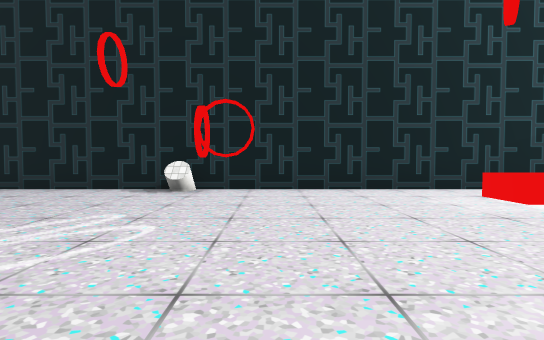
[1] (above)

21 first-person views from a walk through a scene from a Unity 3-D project. The camera is 1.3 m above the floor, tilts 2° down and sees 80° across. Doors are open. The floor is counted in squares, 2 m on a side. Each view is taken from the middle of a square. On the plan, view 1 faces up. The plan holds only what a view shows up to about 10 squares ahead; the rest is blank. The place goes on beyond the plan. The player is left out. Some surface patterns are stand-ins.

[2]
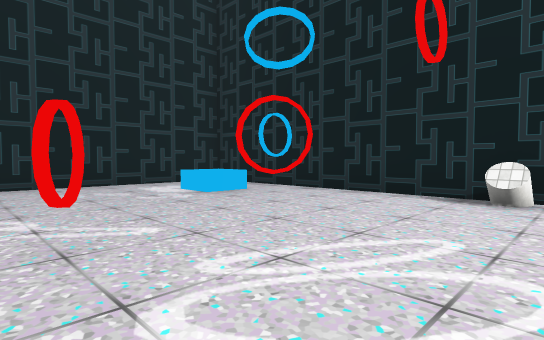

[3]
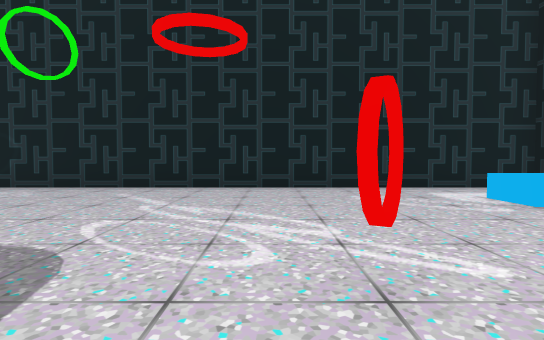

[4]
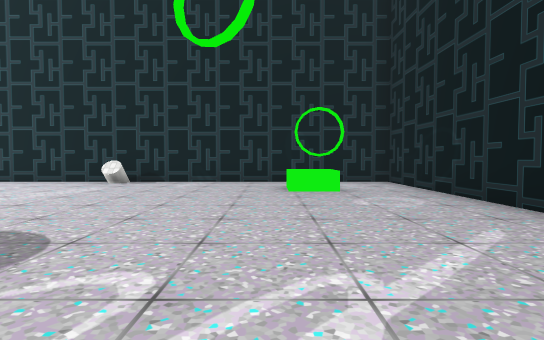

[5]
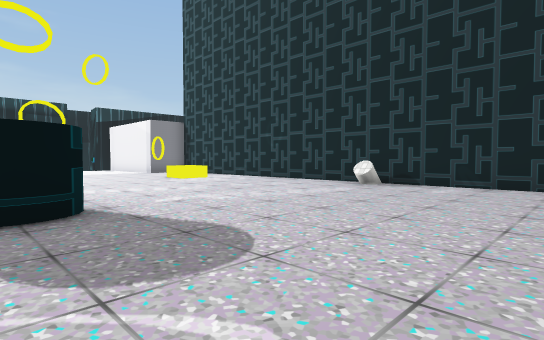

[6]
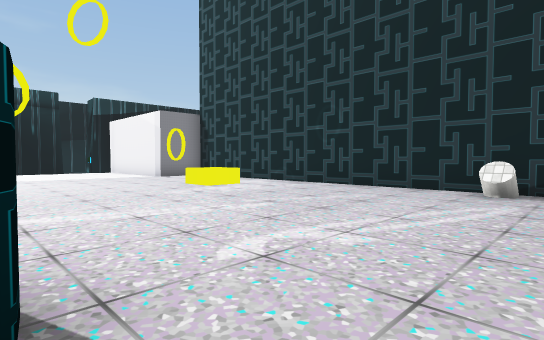

[7]
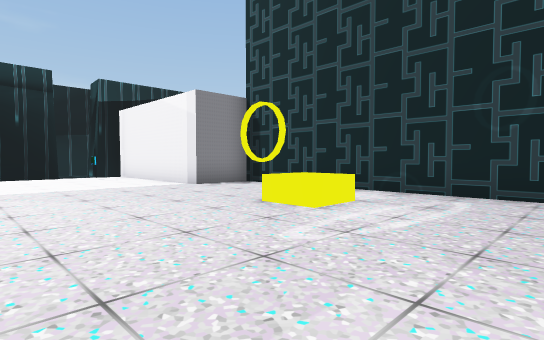

[8]
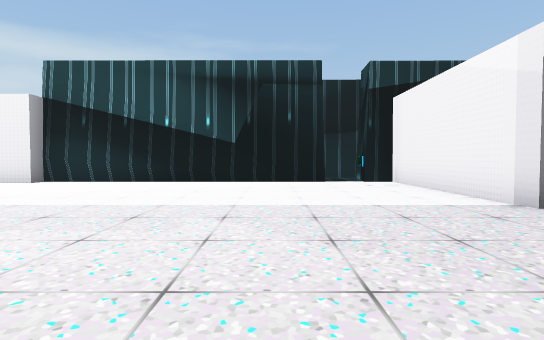

[9]
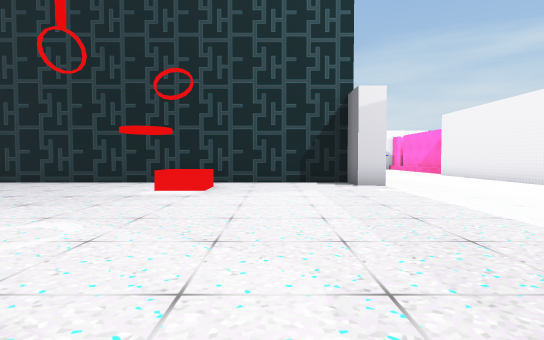

[10]
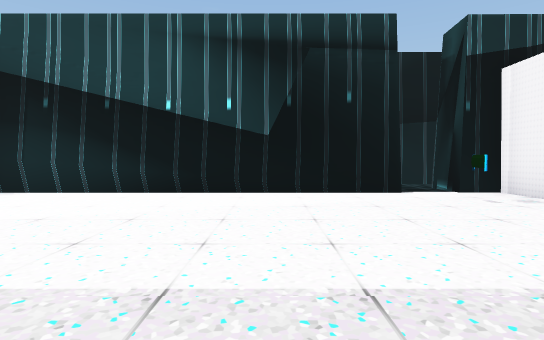

[11]
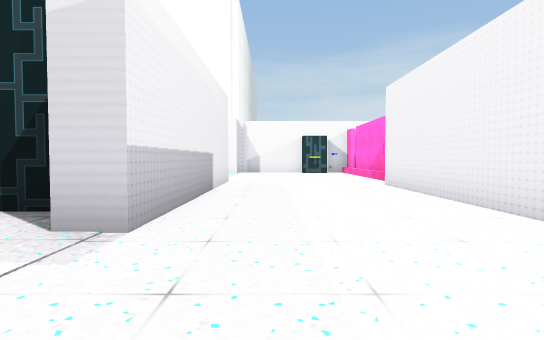

[12]
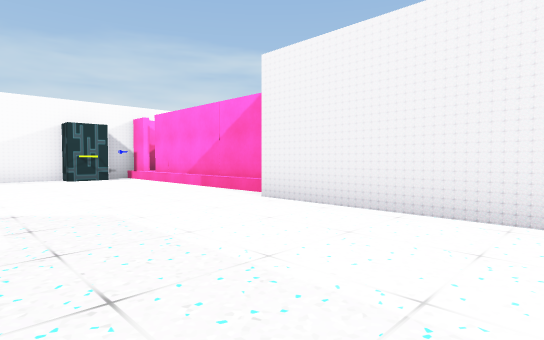

[13]
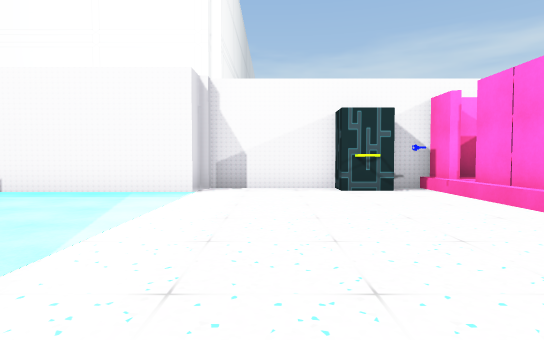

[14]
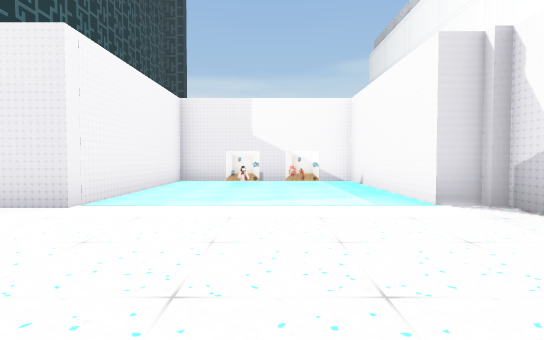

[15]
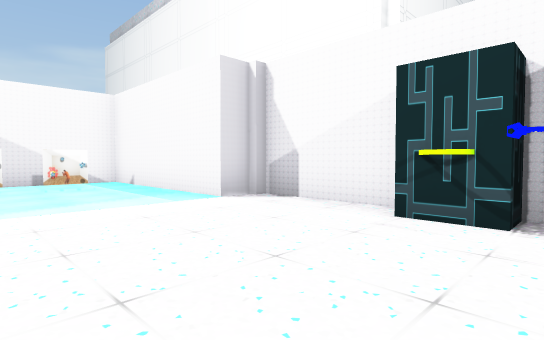

[16]
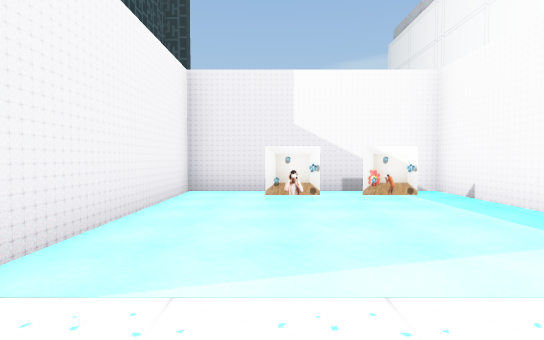

[17]
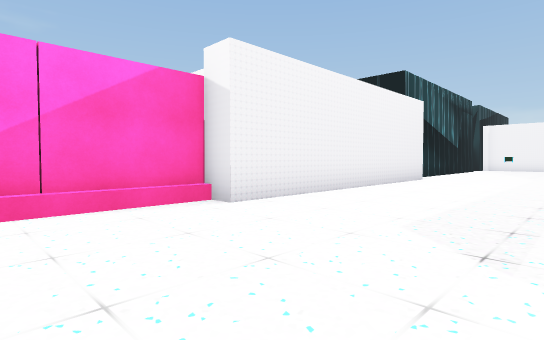

[18]
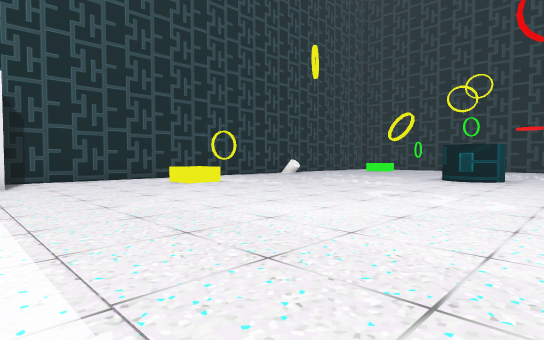

[19]
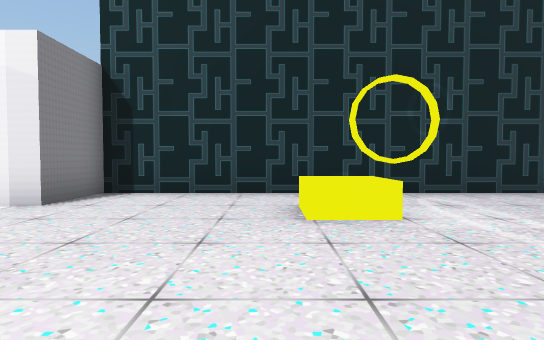

[20]
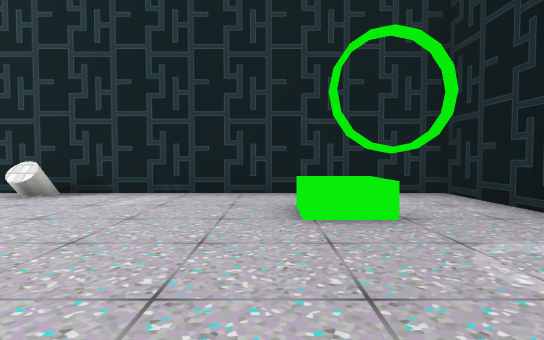

[21]
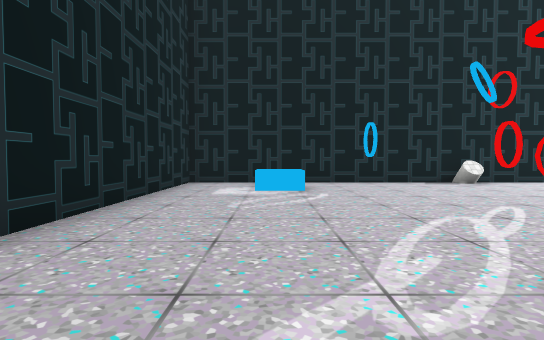

### Floor plan
Points are (right, up) in squares from view 1. A wall is a line through its corners. A room is listed if a view was taken in it or the views show most of it. See-through windows are left out.
Room 1 (views 1, 2, 3, 4, 5, 6, 7, 8, 9, 10, 11, 12, 13, 14, 15, 16, 17, 18, 19, 20, 21)
walls: (13.3, -4.6) (13.3, 3.6) (12.8, 3.6) (12.8, 11.1) (13.3, 11.1); (5.3, 14.8) (5.3, 13.9); (13.5, 11.1) (13.5, 16.6); (5.3, 16.2) (5.3, 15.2); (13.5, 17.4) (13.5, 18.2) (8.4, 18.2) (8.4, 17.3) (3.5, 17.3) (3.5, 12.3) (8.7, 12.3) (8.7, 5.8) (8.2, 5.8) (8.2, 6.9) (-9.3, 6.9) (-9.3, -8.1) (8.2, -8.1) (8.2, -6.5) (13.3, -6.5) (13.3, -5.7) (14.5, -5.7)
low walls: (13.3, 11.1) (13.3, 11.6); (13.2, 17.4) (13.2, 18.2)
ways out: open door at (14, -5); open door at (14, 17)
objects: other object (-7, -6); other object (-7, 5); other object (-4, 2); other object (-3, 3); other object (-2, -8); other object (-2, -1) to (-1, 0); other object (-2, 6); other object (4, -6); other object (4, 5); other object (12, -5); other object (12, 17); other object (13, 17)

Where each view was taken, in squares from view 1:
view 1: 0 up, 0 right, facing up
view 2: 1 up, 1 left, facing up-left
view 3: 1 up, 2 left, facing left
view 4: 1 up, 6 left, facing down
view 5: 0 up, 6 left, facing down-right
view 6: 1 down, 3 left, facing down-right
view 7: 2 down, 1 right, facing down-right
view 8: 3 down, 4 right, facing right
view 9: 2 down, 6 right, facing up
view 10: 2 down, 7 right, facing right
view 11: 3 up, 10 right, facing up
view 12: 7 up, 9 right, facing up-right
view 13: 11 up, 10 right, facing up
view 14: 15 up, 13 right, facing left
view 15: 14 up, 13 right, facing up-left
view 16: 14 up, 10 right, facing left
view 17: 14 up, 9 right, facing down-right
view 18: 2 up, 9 right, facing down-left
view 19: 2 down, 5 right, facing down
view 20: 2 down, 6 left, facing down
view 21: 2 down, 7 left, facing up
